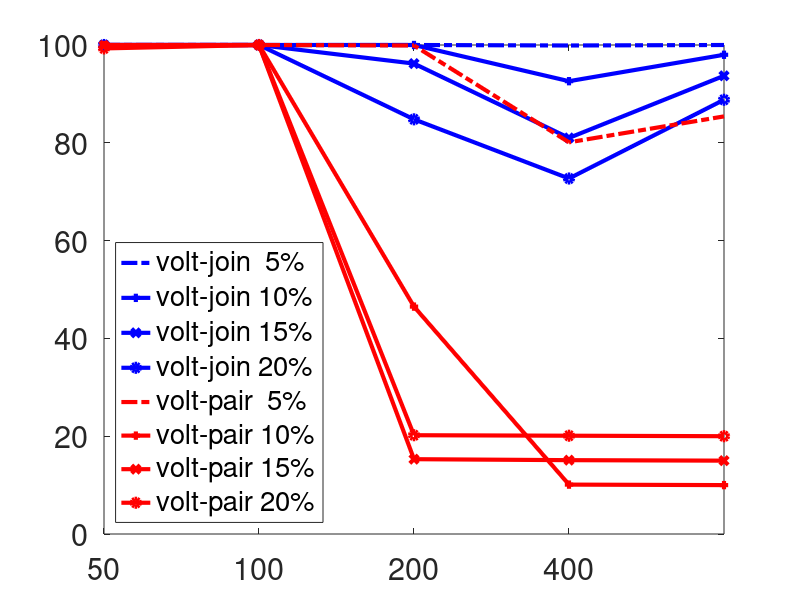
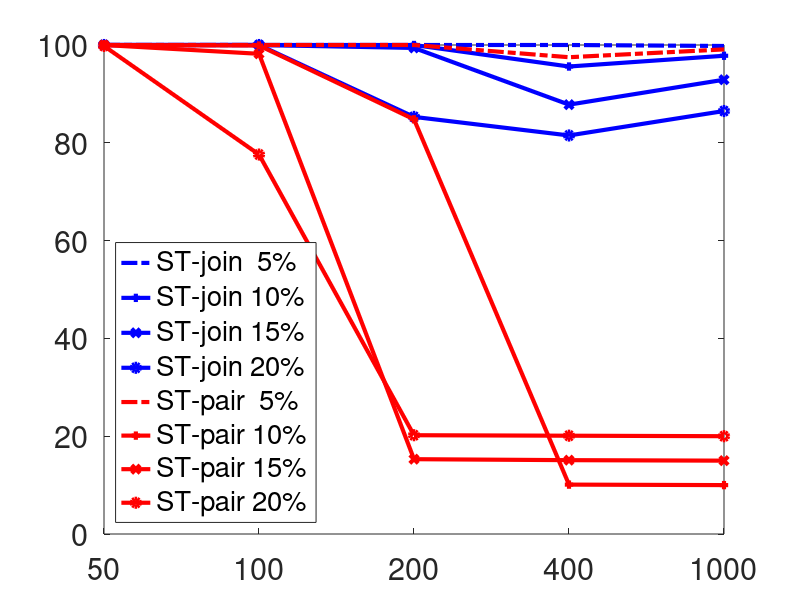

Here is the MATLAB script that generated these plots, in order:
%
    is_octave = exist('OCTAVE_VERSION','builtin') ~= 0;
    if is_octave
        fontsize = 22;
        linewidth = 3;
    else
        fontsize = 16;
        linewidth = 1;
    end
    pic_prefix = 'pic_tmp/';
    pic_output       = @(st)print('-deps',  [pic_prefix, st, '.eps']);
    pic_output_color = @(st)print('-depsc2',[pic_prefix, st, '.eps']);
%    set(0, 'defaultfigurevisible', 'off');
    set(0, 'defaultlinelinewidth', linewidth);
    set(0, 'defaultaxesfontsize', fontsize);

a=[  % n = 50
100	100	100	100	100	100
100	100	100	100	100	100
100	99.9	100	100	100	100
100	99.3	100	99.8	100	99.8];
a(:,:,2) = [  % n = 100
100	100	100	100	100	100
100	100	100	99.9	100	99.9
100	100	100	98.2	100	98.2
100	100	100	77.6	100	77.6
];
a(:,:,3) = [  % n = 200
100	99.9	94.8	94.8	100	100
100	46.5	89.1	88.7	100	84.8
96.2	15.3	52.0	15.5	99.4	15.3
84.8	20.2	38.5	20.2	85.3	20.2
];
a(:,:,4) = [  % n = 400
99.9	80.1	94.8	94.7	100	97.5
92.6	10.1	62.0	10.1	95.6	10.1
81.0	15.1	56.0	15.1	87.8	15.1
72.7	20.1	52.4	20.1	81.5	20.1
];
a(:,:,5) = [  % n = 1000
100.0	85.4	99.8	99.1	99.8	99.1
98.0	10.0	97.8	10.0	97.8	10.0
93.7	15.0	92.9	15.0	92.9	15.0
88.8	20.0	86.5	20.0	86.5	20.0
];

figure(1);
h1=plot(squeeze(a(1,1,:)), '-.b');
hold on
h2=plot(squeeze(a(2,1,:)), '-+b');
h3=plot(squeeze(a(3,1,:)), '-xb');
h4=plot(squeeze(a(4,1,:)), '-ob');

h1=plot(squeeze(a(1,2,:)), '-.r');
h2=plot(squeeze(a(2,2,:)), '-+r');
h3=plot(squeeze(a(3,2,:)), '-xr');
h4=plot(squeeze(a(4,2,:)), '-or');

hold off
set(gca, 'xtick', [1 2 3 4], 'xticklabel', [50 100 200 400 1000]);
legend({'volt-join  5%','volt-join 10%','volt-join 15%','volt-join 20%',...
        'volt-pair  5%','volt-pair 10%','volt-pair 15%','volt-pair 20%'});
legend('location', 'southwest');
ylim([0,100]);
print('-depsc2', 'pic/sparseness_n_scan_volt_join_pair.eps');

figure(2);
h1=plot(squeeze(a(1,5,:)), '-.b');
hold on
h2=plot(squeeze(a(2,5,:)), '-+b');
h3=plot(squeeze(a(3,5,:)), '-xb');
h4=plot(squeeze(a(4,5,:)), '-ob');

h1=plot(squeeze(a(1,6,:)), '-.r');
h2=plot(squeeze(a(2,6,:)), '-+r');
h3=plot(squeeze(a(3,6,:)), '-xr');
h4=plot(squeeze(a(4,6,:)), '-or');

hold off
set(gca, 'xtick', [1 2 3 4 5], 'xticklabel', [50 100 200 400 1000]);
legend({'ST-join  5%','ST-join 10%','ST-join 15%','ST-join 20%',...
        'ST-pair  5%','ST-pair 10%','ST-pair 15%','ST-pair 20%'});
legend('location', 'southwest');
ylim([0,100]);
print('-depsc2', 'pic/sparseness_n_scan_ST_join_pair.eps');


